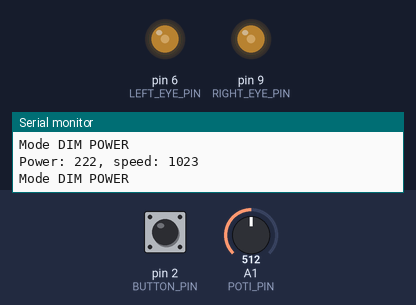
A sketch run on a simulated Arduino Uno, built with avr-gcc and run on an emulated ATmega328P. On the bench: output pins drawn as LEDs (lit = HIGH), the last lines printed to the serial monitor. Inputs (shaded band) come from the test bench; at power-on: A1 (POTI_PIN) = 512, pin 2 (BUTTON_PIN) LOW.

Above: at 1.28 s.
1.3 s: A1 (POTI_PIN) set to 635
4.3 s: A1 (POTI_PIN) set to 900
7.3 s: A1 (POTI_PIN) set to 0
At 7.59 s:
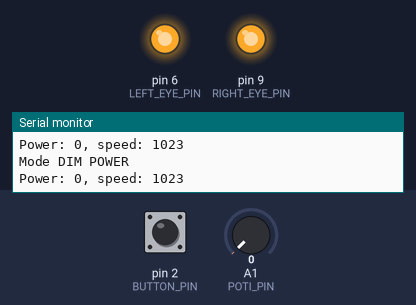
10.3 s: pin 2 (BUTTON_PIN) pulled HIGH for 0.15 s
11.9 s: pin 2 (BUTTON_PIN) pulled HIGH for 1 s
At 13.2 s:
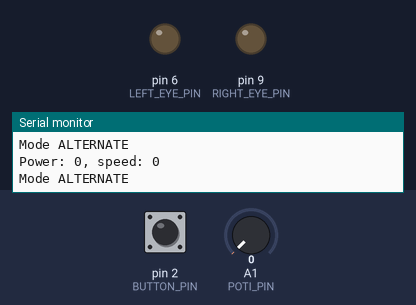
Timing chart, 0 to 14.9 s (numbered marks = the images above; inputs shaded):
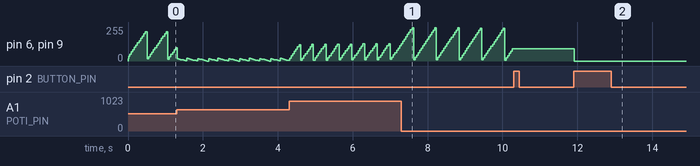

The sketch:

clay_skull.ino
```cpp
#define LEFT_EYE_PIN 6
#define RIGHT_EYE_PIN 9

#define BUTTON_PIN 2
#define POTI_PIN A1

const int poti_min = 39;
const int poti_max = 625;
const float poti_to_intensity = 255.0/(poti_max - poti_min);

const float iter_step_max = 10;
const float poti_to_iter_step = iter_step_max/(poti_max - poti_min);

uint8_t power;
int speed;
int poti;

typedef enum mode_enum
{
  MODE_DIM_POWER = 0,
  MODE_DIM_SPEED = 1,
  MODE_ALTERNATE = 2,
  MODE_FIXED = 3
} Mode;
const int NUM_MODES = 4;

Mode mode;
bool left_eye_on;
uint8_t dim_iter;
int buttonState = LOW;
int oldButtonState = LOW;

void setup()
{
  pinMode(LEFT_EYE_PIN, OUTPUT);
  pinMode(RIGHT_EYE_PIN, OUTPUT);

  pinMode(BUTTON_PIN, INPUT);
  pinMode(POTI_PIN, INPUT);

  power = 255;
  speed = 1023;
  mode = MODE_DIM_POWER;

  Serial.begin(9600);
}

void loop()
{
  poti = analogRead(POTI_PIN);

  oldButtonState = buttonState;
  buttonState = digitalRead(BUTTON_PIN);

  if(buttonState == HIGH && oldButtonState == LOW) // when the button is pressed
    mode = (Mode)((mode+1) % NUM_MODES);

  switch(mode)
  {
    case MODE_DIM_POWER:
      Serial.println("Mode DIM POWER");
      power = poti*poti_to_intensity; // poti range to 0-255
      dim_iter = (dim_iter+uint8_t(speed*poti_to_iter_step))% power;
      analogWrite(LEFT_EYE_PIN, dim_iter);
      analogWrite(RIGHT_EYE_PIN, dim_iter);
      break;
    case MODE_DIM_SPEED:
      Serial.println("Mode DIM SPEED");
      speed = poti;
      dim_iter = (dim_iter+uint8_t(speed*poti_to_iter_step))% power;
      analogWrite(LEFT_EYE_PIN, dim_iter);
      analogWrite(RIGHT_EYE_PIN, dim_iter);
      break;
    case MODE_ALTERNATE:
      Serial.println("Mode ALTERNATE");
      if(left_eye_on)
      {
        analogWrite(LEFT_EYE_PIN, power);
        analogWrite(RIGHT_EYE_PIN, 0);
      }
      else
      {
        analogWrite(LEFT_EYE_PIN, 0);
        analogWrite(RIGHT_EYE_PIN, power);
      }
      left_eye_on = !left_eye_on;
      speed = poti;
      break;
    break;
    case MODE_FIXED:
      Serial.println("Mode FIXED");
      analogWrite(LEFT_EYE_PIN, power);
      analogWrite(RIGHT_EYE_PIN, power);
      power = poti*poti_to_intensity; // poti range to 0-255
      break;
    default:
      Serial.print("Mode unknown: ");
      Serial.println(mode);
  }

  Serial.print("Power: ");
  Serial.print(power);
  Serial.print(", speed: ");
  Serial.println(speed);

  delay(20);
}
```

Measured:
- after the input at 10.3 s, pin 6 (LEFT_EYE_PIN), pin 9 (RIGHT_EYE_PIN): stays 92/255 (without the input it goes to 109/255 after 0.00 s)
- after the input at 11.9 s, pin 6 (LEFT_EYE_PIN), pin 9 (RIGHT_EYE_PIN): 92/255 → 0/255 at once
- by itself, pin 6 (LEFT_EYE_PIN), pin 9 (RIGHT_EYE_PIN): ramps from 7/255 to 250/255 and jumps back, once every 0.61 s
